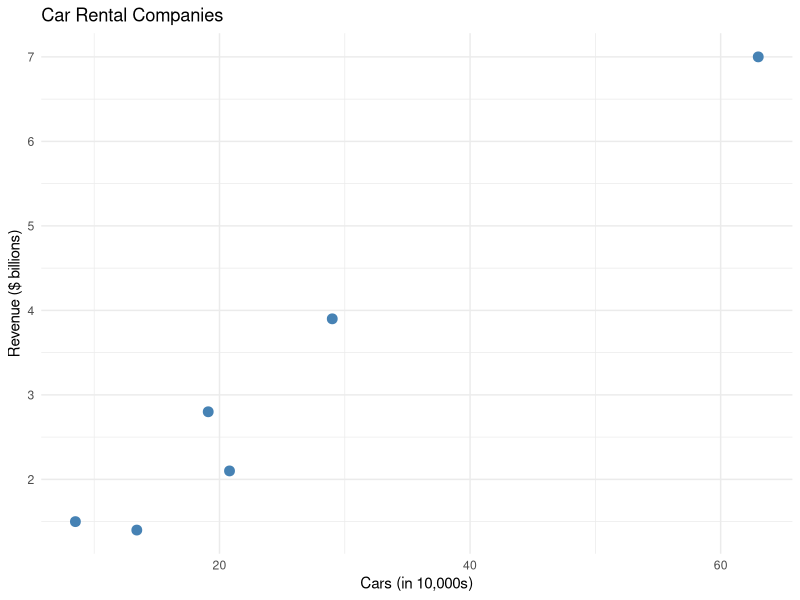
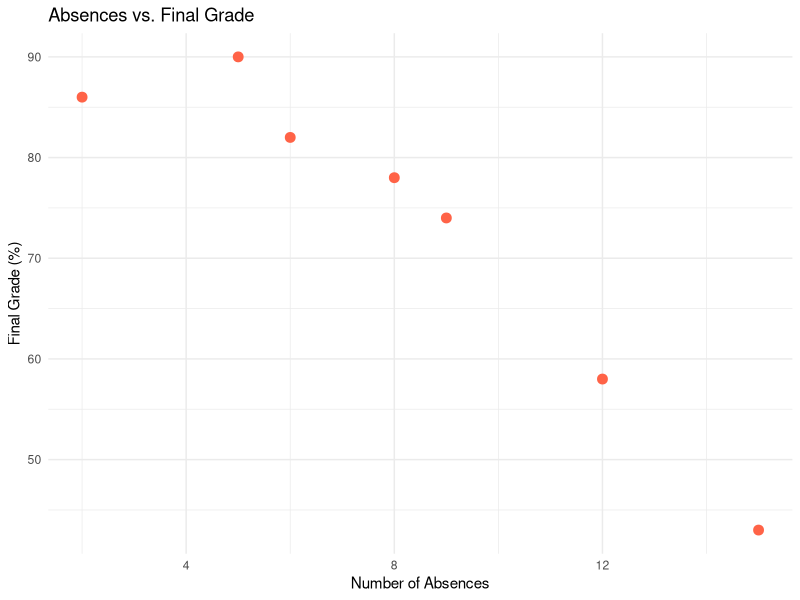
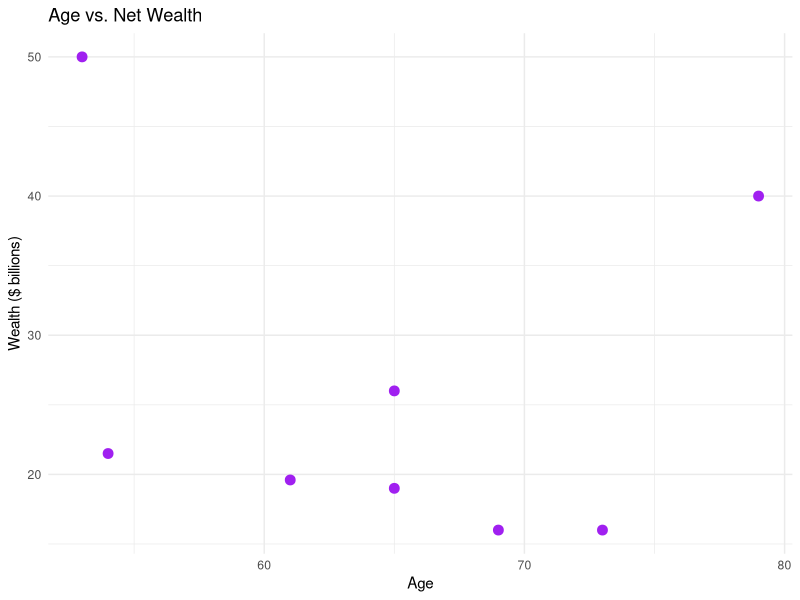
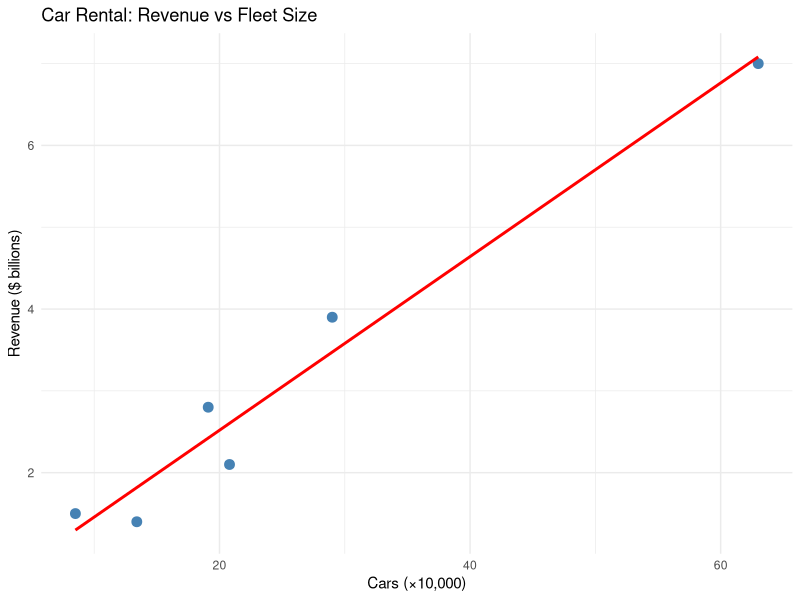
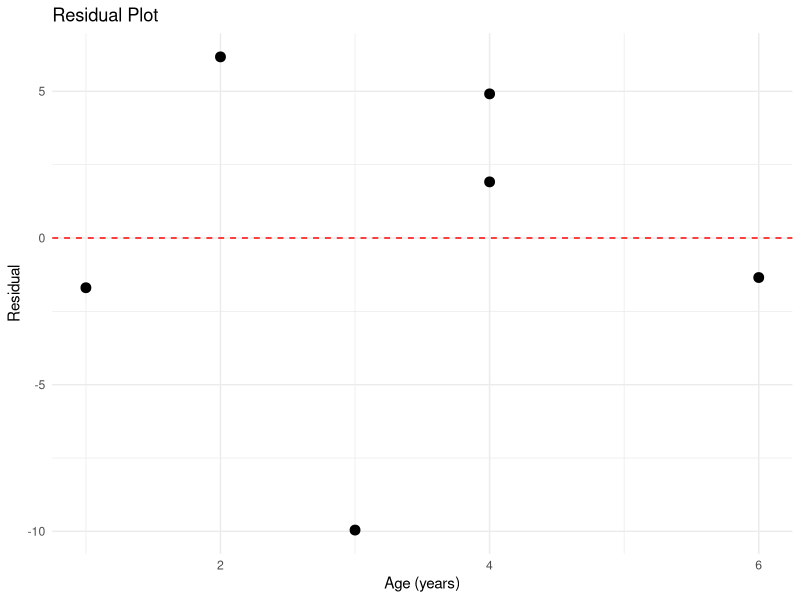

Generate these figures, in order, with R:
## ---- chunk 1
library(tidyverse)
library(ggplot2)
## ---- chunk 2
cars    <- c(63.0, 29.0, 20.8, 19.1, 13.4, 8.5)
revenue <- c(7.0, 3.9, 2.1, 2.8, 1.4, 1.5)
df <- data.frame(cars, revenue)

ggplot(df, aes(x = cars, y = revenue)) +
  geom_point(size = 3, color = "steelblue") +
  labs(x = "Cars (in 10,000s)", y = "Revenue ($ billions)",
       title = "Car Rental Companies") +
  theme_minimal()
## ---- chunk 3
absences <- c(6, 2, 15, 9, 12, 5, 8)
grade    <- c(82, 86, 43, 74, 58, 90, 78)
df2 <- data.frame(absences, grade)

ggplot(df2, aes(x = absences, y = grade)) +
  geom_point(size = 3, color = "tomato") +
  labs(x = "Number of Absences", y = "Final Grade (%)",
       title = "Absences vs. Final Grade") +
  theme_minimal()
## ---- chunk 4
age   <- c(73, 65, 53, 54, 79, 69, 61, 65)
wealth <- c(16, 26, 50, 21.5, 40, 16, 19.6, 19)
df3 <- data.frame(age, wealth)

ggplot(df3, aes(x = age, y = wealth)) +
  geom_point(size = 3, color = "purple") +
  labs(x = "Age", y = "Wealth ($ billions)",
       title = "Age vs. Net Wealth") +
  theme_minimal()
## ---- chunk 5
x <- c(63.0, 29.0, 20.8, 19.1, 13.4, 8.5)
y <- c(7.0, 3.9, 2.1, 2.8, 1.4, 1.5)

r <- cor(x, y)
cat("Correlation coefficient r =", round(r, 4), "\n")
cat("Strong positive relationship — r is close to 1.\n")
## ---- chunk 6
x <- c(6, 2, 15, 9, 12, 5, 8)
y <- c(82, 86, 43, 74, 58, 90, 78)

r <- cor(x, y)
cat("r =", round(r, 4), "\n")
cat("Strong negative relationship — more absences, lower grade.\n")
## ---- chunk 7
x <- c(73, 65, 53, 54, 79, 69, 61, 65)
y <- c(16, 26, 50, 21.5, 40, 16, 19.6, 19)

r <- cor(x, y)
cat("r =", round(r, 4), "\n")
cat("Very weak negative relationship — r is close to 0.\n")
## ---- chunk 8
x <- c(63.0, 29.0, 20.8, 19.1, 13.4, 8.5)
y <- c(7.0, 3.9, 2.1, 2.8, 1.4, 1.5)

test <- cor.test(x, y, alternative = "two.sided")
cat("r =", round(test$estimate, 4), "\n")
cat("t =", round(test$statistic, 4), "\n")
cat("P-value =", round(test$p.value, 6), "\n")
cat("Decision:", ifelse(test$p.value < 0.05, "Reject H0", "Do not reject H0"), "\n")
## ---- chunk 9
x <- c(63.0, 29.0, 20.8, 19.1, 13.4, 8.5)
y <- c(7.0, 3.9, 2.1, 2.8, 1.4, 1.5)

model <- lm(y ~ x)
cat("Intercept a =", round(coef(model)[1], 3), "\n")
cat("Slope b =",     round(coef(model)[2], 3), "\n")
## ---- chunk 10
ggplot(data.frame(x, y), aes(x, y)) +
  geom_point(size = 3, color = "steelblue") +
  geom_smooth(method = "lm", se = FALSE, color = "red") +
  labs(title = "Car Rental: Revenue vs Fleet Size",
       x = "Cars (×10,000)", y = "Revenue ($ billions)") +
  theme_minimal()
## ---- chunk 11
x <- c(63.0, 29.0, 20.8, 19.1, 13.4, 8.5)
y <- c(7.0, 3.9, 2.1, 2.8, 1.4, 1.5)
model <- lm(y ~ x)

pred <- predict(model, newdata = data.frame(x = 20))
cat("Predicted revenue for 200,000 cars: $", round(pred, 3), "billion\n")
## ---- chunk 12
r_vals <- c(0.982, -0.944, -0.176, 0.90, 0.60)
for (r in r_vals) {
  cat(sprintf("r = %6.3f  →  r² = %.4f  (%.1f%% explained)\n",
              r, r^2, r^2 * 100))
}
## ---- chunk 13
x <- c(1, 2, 3, 4, 4, 6)
y <- c(62, 78, 70, 90, 93, 103)

model3 <- lm(y ~ x)
cat("Intercept a =", round(coef(model3)[1], 3), "\n")
cat("Slope b =",     round(coef(model3)[2], 3), "\n")

sest <- summary(model3)$sigma
cat("Standard error of estimate s_est =", round(sest, 4), "\n")
cat("r² =", round(summary(model3)$r.squared, 4), "\n")
## ---- chunk 14
x <- c(1, 2, 3, 4, 4, 6)
y <- c(62, 78, 70, 90, 93, 103)
model3 <- lm(y ~ x)
a <- coef(model3)[1]; b <- coef(model3)[2]
sest_shortcut <- sqrt((sum(y^2) - a*sum(y) - b*sum(x*y)) / (length(y) - 2))
cat("s_est (shortcut formula) =", round(sest_shortcut, 4), "\n")
## ---- chunk 15
x <- c(1, 2, 3, 4, 4, 6)
y <- c(62, 78, 70, 90, 93, 103)
model3 <- lm(y ~ x)

pred_int <- predict(model3, newdata = data.frame(x = 3),
                    interval = "prediction", level = 0.95)
cat("Predicted y at x=3:", round(pred_int[1], 2), "\n")
cat("95% Prediction Interval: (",
    round(pred_int[2], 2), ",", round(pred_int[3], 2), ")\n")
## ---- chunk 16
x <- c(1, 2, 3, 4, 4, 6)
y <- c(62, 78, 70, 90, 93, 103)
model3 <- lm(y ~ x)

df_resid <- data.frame(x, residuals = resid(model3))
ggplot(df_resid, aes(x = x, y = residuals)) +
  geom_point(size = 3) +
  geom_hline(yintercept = 0, linetype = "dashed", color = "red") +
  labs(title = "Residual Plot", x = "Age (years)", y = "Residual") +
  theme_minimal()
## ---- chunk 17
gpa   <- c(3.2, 2.7, 2.5, 3.4, 2.2)
age   <- c(22, 27, 24, 28, 23)
score <- c(550, 570, 525, 670, 490)

model_mr <- lm(score ~ gpa + age)
summary(model_mr)
## ---- chunk 18
new_student <- data.frame(gpa = 3.0, age = 25)
pred_score  <- predict(model_mr, newdata = new_student)
cat("Predicted state board score:", round(pred_score, 1), "\n")
## ---- chunk 19
ryx1 <- 0.845; ryx2 <- 0.791; rx1x2 <- 0.371
R <- sqrt((ryx1^2 + ryx2^2 - 2*ryx1*ryx2*rx1x2) / (1 - rx1x2^2))
cat("Multiple correlation coefficient R =", round(R, 4), "\n")
cat("Coefficient of multiple determination R² =", round(R^2, 4), "\n")
## ---- chunk 20
R2 <- 0.989^2; n <- 5; k <- 2
F_stat <- (R2/k) / ((1-R2)/(n-k-1))
cv <- qf(0.95, df1 = k, df2 = n-k-1)
cat("F =", round(F_stat, 2), "  Critical value =", round(cv, 2), "\n")
cat("Decision:", ifelse(F_stat > cv, "Reject H0", "Do not reject H0"), "\n")
## ---- chunk 21
R2 <- 0.989^2; n <- 5; k <- 2
R2_adj <- 1 - (1-R2)*(n-1)/(n-k-1)
cat("R² =", round(R2, 4), "\n")
cat("Adjusted R² =", round(R2_adj, 4), "\n")
